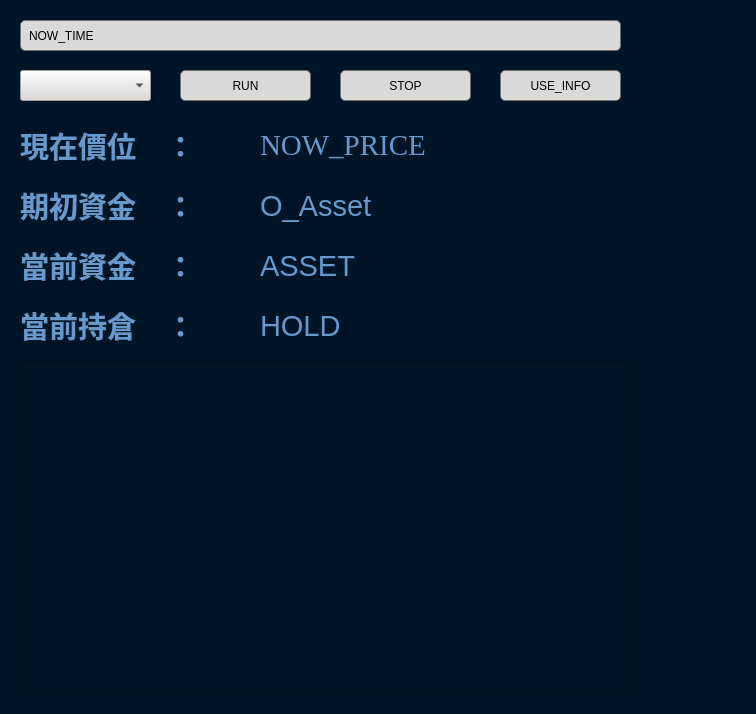
<?xml version="1.0" encoding="UTF-8"?>
<ui version="4.0">
 <class>BACKGROUND</class>
 <widget class="QDialog" name="BACKGROUND">
  <property name="geometry">
   <rect>
    <x>0</x>
    <y>0</y>
    <width>756</width>
    <height>714</height>
   </rect>
  </property>
  <property name="windowTitle">
   <string>BINGX_AUTO</string>
  </property>
  <property name="layoutDirection">
   <enum>Qt::LeftToRight</enum>
  </property>
  <property name="styleSheet">
   <string notr="true">background-color: rgb(0, 20, 40);</string>
  </property>
  <widget class="QComboBox" name="Choose_coin">
   <property name="geometry">
    <rect>
     <x>20</x>
     <y>70</y>
     <width>131</width>
     <height>31</height>
    </rect>
   </property>
   <property name="styleSheet">
    <string notr="true">background-color: rgb(218, 218, 218);</string>
   </property>
  </widget>
  <widget class="QLabel" name="label">
   <property name="geometry">
    <rect>
     <x>20</x>
     <y>120</y>
     <width>251</width>
     <height>51</height>
    </rect>
   </property>
   <property name="font">
    <font>
     <family>微軟正黑體</family>
     <pointsize>22</pointsize>
     <weight>75</weight>
     <bold>true</bold>
    </font>
   </property>
   <property name="styleSheet">
    <string notr="true">QLabel {
    background: transparent;  /* 设置背景透明 */
    color: rgb(102, 153, 204);
}</string>
   </property>
   <property name="text">
    <string>現在價位    ：</string>
   </property>
  </widget>
  <widget class="QLabel" name="NOW_PRICE">
   <property name="geometry">
    <rect>
     <x>260</x>
     <y>120</y>
     <width>251</width>
     <height>51</height>
    </rect>
   </property>
   <property name="font">
    <font>
     <family>Times New Roman</family>
     <pointsize>22</pointsize>
    </font>
   </property>
   <property name="styleSheet">
    <string notr="true">QLabel {
    background: transparent;  /* 设置背景透明 */
    color: rgb(102, 153, 204);
}</string>
   </property>
   <property name="text">
    <string>NOW_PRICE</string>
   </property>
  </widget>
  <widget class="QLabel" name="label_2">
   <property name="geometry">
    <rect>
     <x>20</x>
     <y>180</y>
     <width>251</width>
     <height>51</height>
    </rect>
   </property>
   <property name="font">
    <font>
     <family>微軟正黑體</family>
     <pointsize>22</pointsize>
     <weight>75</weight>
     <bold>true</bold>
    </font>
   </property>
   <property name="styleSheet">
    <string notr="true">QLabel {
    background: transparent;  /* 设置背景透明 */
   color: rgb(102, 153, 204);
}</string>
   </property>
   <property name="text">
    <string>期初資金    ：</string>
   </property>
  </widget>
  <widget class="QLabel" name="label_3">
   <property name="geometry">
    <rect>
     <x>20</x>
     <y>300</y>
     <width>251</width>
     <height>51</height>
    </rect>
   </property>
   <property name="font">
    <font>
     <family>微軟正黑體</family>
     <pointsize>22</pointsize>
     <weight>75</weight>
     <bold>true</bold>
    </font>
   </property>
   <property name="styleSheet">
    <string notr="true">QLabel {
    background: transparent;  /* 设置背景透明 */
   color: rgb(102, 153, 204);
}</string>
   </property>
   <property name="text">
    <string>當前持倉    ：</string>
   </property>
  </widget>
  <widget class="QLabel" name="label_4">
   <property name="geometry">
    <rect>
     <x>20</x>
     <y>240</y>
     <width>251</width>
     <height>51</height>
    </rect>
   </property>
   <property name="font">
    <font>
     <family>微軟正黑體</family>
     <pointsize>22</pointsize>
     <weight>75</weight>
     <bold>true</bold>
    </font>
   </property>
   <property name="styleSheet">
    <string notr="true">QLabel {
    background: transparent;  /* 设置背景透明 */
    color: rgb(102, 153, 204);
}</string>
   </property>
   <property name="text">
    <string>當前資金    ：</string>
   </property>
  </widget>
  <widget class="QLabel" name="O_Asset">
   <property name="geometry">
    <rect>
     <x>260</x>
     <y>180</y>
     <width>251</width>
     <height>51</height>
    </rect>
   </property>
   <property name="font">
    <font>
     <family>Tahoma</family>
     <pointsize>22</pointsize>
    </font>
   </property>
   <property name="styleSheet">
    <string notr="true">QLabel {
    background: transparent;  /* 设置背景透明 */
    color: rgb(102, 153, 204);
}</string>
   </property>
   <property name="text">
    <string>O_Asset</string>
   </property>
  </widget>
  <widget class="QLabel" name="ASSET">
   <property name="geometry">
    <rect>
     <x>260</x>
     <y>240</y>
     <width>251</width>
     <height>51</height>
    </rect>
   </property>
   <property name="font">
    <font>
     <family>Tahoma</family>
     <pointsize>22</pointsize>
    </font>
   </property>
   <property name="styleSheet">
    <string notr="true">QLabel {
    background: transparent;  /* 设置背景透明 */
   color: rgb(102, 153, 204);
}</string>
   </property>
   <property name="text">
    <string>ASSET</string>
   </property>
  </widget>
  <widget class="QLabel" name="HOLD">
   <property name="geometry">
    <rect>
     <x>260</x>
     <y>300</y>
     <width>251</width>
     <height>51</height>
    </rect>
   </property>
   <property name="font">
    <font>
     <family>Tahoma</family>
     <pointsize>22</pointsize>
    </font>
   </property>
   <property name="styleSheet">
    <string notr="true">QLabel {
    background: transparent;  /* 设置背景透明 */
   color: rgb(102, 153, 204);
}</string>
   </property>
   <property name="text">
    <string>HOLD</string>
   </property>
  </widget>
  <widget class="QLabel" name="label_5">
   <property name="geometry">
    <rect>
     <x>640</x>
     <y>20</y>
     <width>101</width>
     <height>91</height>
    </rect>
   </property>
   <property name="text">
    <string/>
   </property>
   <property name="textFormat">
    <enum>Qt::AutoText</enum>
   </property>
   <property name="pixmap">
    <pixmap>FEC15FF3-E050-48D9-9D9C-96211AD8B989.png</pixmap>
   </property>
   <property name="scaledContents">
    <bool>true</bool>
   </property>
  </widget>
  <widget class="QLabel" name="label_6">
   <property name="geometry">
    <rect>
     <x>20</x>
     <y>20</y>
     <width>601</width>
     <height>31</height>
    </rect>
   </property>
   <property name="styleSheet">
    <string notr="true">QLabel {
	font: 16pt &quot;Arial&quot;;
    background-color: rgb(218, 218, 218);  /* 设置背景颜色 */
    border: 1px solid #707070;  /* 设置边框颜色 */
    border-radius: 5px;  /* 设置边框圆角半径 */
    padding: 5px;  /* 设置内边距 */
}</string>
   </property>
   <property name="text">
    <string>NOW_TIME</string>
   </property>
  </widget>
  <widget class="QPushButton" name="USE_INFO">
   <property name="geometry">
    <rect>
     <x>500</x>
     <y>70</y>
     <width>121</width>
     <height>31</height>
    </rect>
   </property>
   <property name="styleSheet">
    <string notr="true">QPushButton {
    background-color: rgb(218, 218, 218);  /* 設置背景顏色 */
    border: 1px solid #707070;  /* 設置邊框顏色 */
    border-radius: 5px;  /* 設置邊框圓角半徑 */
    padding: 5px;  /* 設置內邊距 */
}

QPushButton:hover {
    background-color: rgb(238, 238, 238);  /* 鼠標懸停時的背景顏色 */
}

QPushButton:pressed {
    background-color: rgb(200, 200, 200);  /* 按下時的背景顏色 */
}
</string>
   </property>
   <property name="text">
    <string>USE_INFO</string>
   </property>
  </widget>
  <widget class="QPushButton" name="RUN">
   <property name="geometry">
    <rect>
     <x>180</x>
     <y>70</y>
     <width>131</width>
     <height>31</height>
    </rect>
   </property>
   <property name="styleSheet">
    <string notr="true">QPushButton {
    background-color: rgb(218, 218, 218);  /* 設置背景顏色 */
    border: 1px solid #707070;  /* 設置邊框顏色 */
    border-radius: 5px;  /* 設置邊框圓角半徑 */
    padding: 5px;  /* 設置內邊距 */
}

QPushButton:hover {
    background-color: rgb(238, 238, 238);  /* 鼠標懸停時的背景顏色 */
}

QPushButton:pressed {
    background-color: rgb(200, 200, 200);  /* 按下時的背景顏色 */
}
</string>
   </property>
   <property name="text">
    <string>RUN</string>
   </property>
  </widget>
  <widget class="QPushButton" name="STOP">
   <property name="geometry">
    <rect>
     <x>340</x>
     <y>70</y>
     <width>131</width>
     <height>31</height>
    </rect>
   </property>
   <property name="styleSheet">
    <string notr="true">QPushButton {
    background-color: rgb(218, 218, 218);  /* 設置背景顏色 */
    border: 1px solid #707070;  /* 設置邊框顏色 */
    border-radius: 5px;  /* 設置邊框圓角半徑 */
    padding: 5px;  /* 設置內邊距 */
}

QPushButton:hover {
    background-color: rgb(238, 238, 238);  /* 鼠標懸停時的背景顏色 */
}

QPushButton:pressed {
    background-color: rgb(200, 200, 200);  /* 按下時的背景顏色 */
}
</string>
   </property>
   <property name="text">
    <string>STOP</string>
   </property>
  </widget>
  <widget class="QTextEdit" name="SHOW">
   <property name="geometry">
    <rect>
     <x>20</x>
     <y>360</y>
     <width>611</width>
     <height>331</height>
    </rect>
   </property>
   <property name="styleSheet">
    <string notr="true">font: 12pt &quot;新細明體&quot;;
color: rgb(255, 255, 255);</string>
   </property>
  </widget>
 </widget>
 <resources/>
 <connections/>
</ui>
